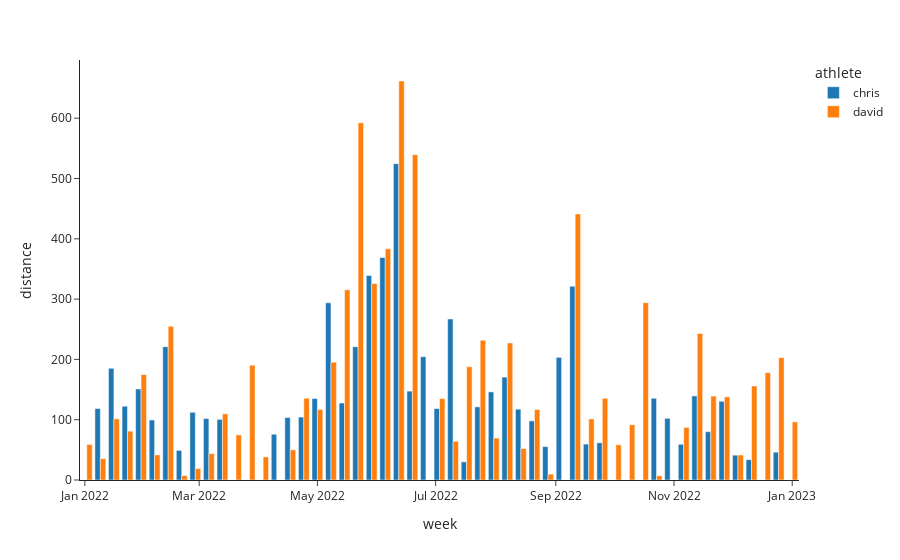

Source (notebook cell):
### Code cell
plot_df = weeks[
    weeks.sport_type.isin(["Ride", "MountainBikeRide", "VirtualRide"])
].groupby(["user_id", "user_name", "start_date"]).sum(numeric_only=True).reset_index()

px.bar(
    plot_df,
    x="start_date",
    y="distance",
    color="user_name",
    barmode="group",
    labels={
        "user_id": "athlete",
        "user_name": "athlete",
        "distance": "distance",
        "start_date": "week"
    },
    template="simple_white"
)
